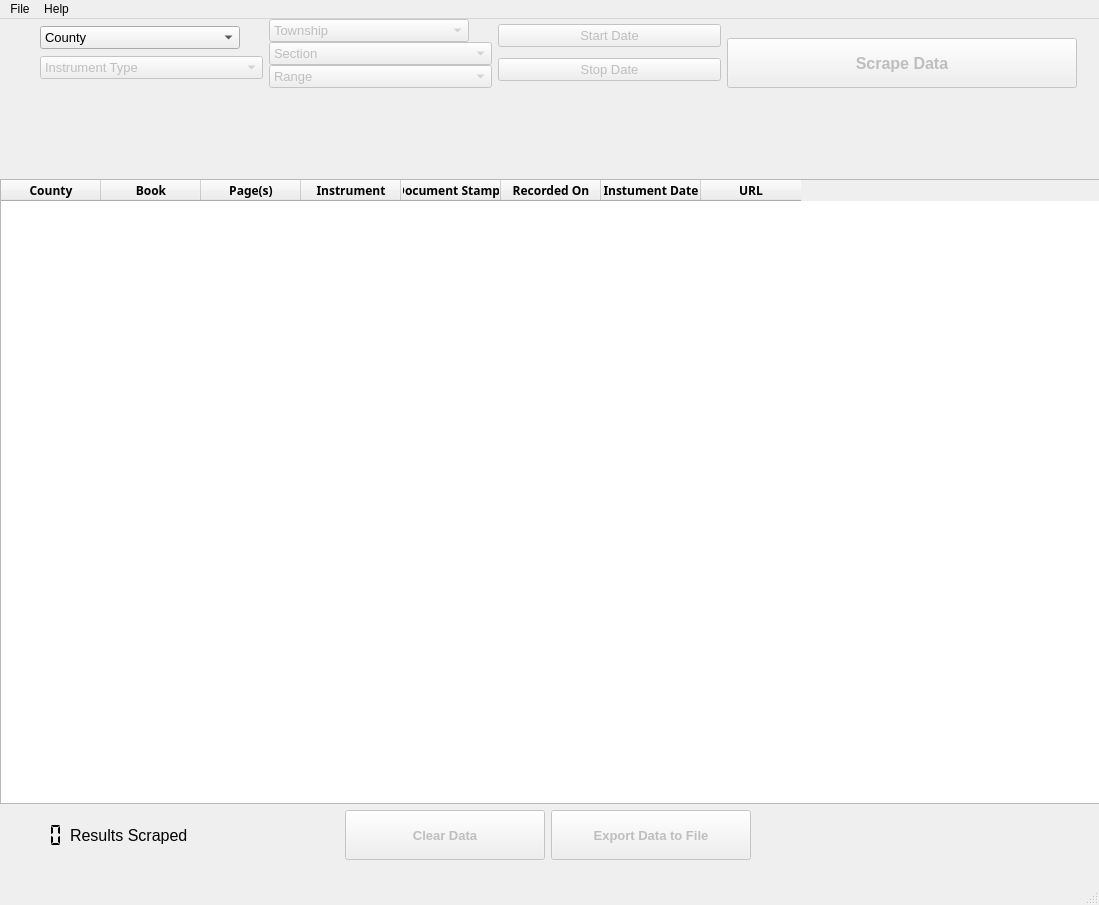
<?xml version="1.0" encoding="UTF-8"?>
<ui version="4.0">
 <class>MainWindow</class>
 <widget class="QMainWindow" name="MainWindow">
  <property name="geometry">
   <rect>
    <x>0</x>
    <y>0</y>
    <width>1099</width>
    <height>905</height>
   </rect>
  </property>
  <property name="windowTitle">
   <string>OKcountyRecords Data Scraper</string>
  </property>
  <property name="windowIcon">
   <iconset>
    <normaloff>../../../.designer/backup/okScraper.ico</normaloff>../../../.designer/backup/okScraper.ico</iconset>
  </property>
  <widget class="QWidget" name="centralwidget">
   <widget class="QWidget" name="verticalLayoutWidget">
    <property name="geometry">
     <rect>
      <x>0</x>
      <y>0</y>
      <width>1117</width>
      <height>841</height>
     </rect>
    </property>
    <layout class="QVBoxLayout" name="verticalLayout">
     <item>
      <layout class="QHBoxLayout" name="horizontalLayout">
       <item>
        <spacer name="horizontalSpacer_4">
         <property name="orientation">
          <enum>Qt::Horizontal</enum>
         </property>
         <property name="sizeType">
          <enum>QSizePolicy::Fixed</enum>
         </property>
         <property name="sizeHint" stdset="0">
          <size>
           <width>40</width>
           <height>20</height>
          </size>
         </property>
        </spacer>
       </item>
       <item>
        <layout class="QVBoxLayout" name="verticalLayout_2">
         <property name="spacing">
          <number>0</number>
         </property>
         <item>
          <widget class="QComboBox" name="countyComboBox">
           <property name="sizePolicy">
            <sizepolicy hsizetype="Fixed" vsizetype="Fixed">
             <horstretch>0</horstretch>
             <verstretch>0</verstretch>
            </sizepolicy>
           </property>
           <property name="minimumSize">
            <size>
             <width>200</width>
             <height>0</height>
            </size>
           </property>
           <property name="font">
            <font>
             <pointsize>10</pointsize>
            </font>
           </property>
           <item>
            <property name="text">
             <string>County</string>
            </property>
           </item>
          </widget>
         </item>
         <item>
          <widget class="QComboBox" name="instrumentComboBox">
           <property name="enabled">
            <bool>false</bool>
           </property>
           <property name="minimumSize">
            <size>
             <width>200</width>
             <height>0</height>
            </size>
           </property>
           <property name="font">
            <font>
             <pointsize>10</pointsize>
            </font>
           </property>
           <item>
            <property name="text">
             <string>Instrument Type</string>
            </property>
           </item>
          </widget>
         </item>
        </layout>
       </item>
       <item>
        <layout class="QVBoxLayout" name="verticalLayout_6">
         <property name="spacing">
          <number>0</number>
         </property>
         <item>
          <widget class="QComboBox" name="townshipComboBox">
           <property name="enabled">
            <bool>false</bool>
           </property>
           <property name="sizePolicy">
            <sizepolicy hsizetype="Fixed" vsizetype="Fixed">
             <horstretch>0</horstretch>
             <verstretch>0</verstretch>
            </sizepolicy>
           </property>
           <property name="minimumSize">
            <size>
             <width>200</width>
             <height>0</height>
            </size>
           </property>
           <property name="font">
            <font>
             <pointsize>10</pointsize>
            </font>
           </property>
           <property name="editable">
            <bool>false</bool>
           </property>
           <item>
            <property name="text">
             <string>Township</string>
            </property>
           </item>
          </widget>
         </item>
         <item>
          <widget class="QComboBox" name="sectionComboBox">
           <property name="enabled">
            <bool>false</bool>
           </property>
           <property name="minimumSize">
            <size>
             <width>100</width>
             <height>0</height>
            </size>
           </property>
           <property name="font">
            <font>
             <pointsize>10</pointsize>
            </font>
           </property>
           <item>
            <property name="text">
             <string>Section</string>
            </property>
           </item>
          </widget>
         </item>
         <item>
          <widget class="QComboBox" name="rangeComboBox">
           <property name="enabled">
            <bool>false</bool>
           </property>
           <property name="minimumSize">
            <size>
             <width>100</width>
             <height>0</height>
            </size>
           </property>
           <property name="font">
            <font>
             <pointsize>10</pointsize>
            </font>
           </property>
           <item>
            <property name="text">
             <string>Range</string>
            </property>
           </item>
          </widget>
         </item>
        </layout>
       </item>
       <item>
        <layout class="QVBoxLayout" name="verticalLayout_9">
         <item>
          <widget class="QPushButton" name="startDateButton">
           <property name="enabled">
            <bool>false</bool>
           </property>
           <property name="minimumSize">
            <size>
             <width>200</width>
             <height>0</height>
            </size>
           </property>
           <property name="font">
            <font>
             <pointsize>10</pointsize>
            </font>
           </property>
           <property name="text">
            <string>Start Date</string>
           </property>
          </widget>
         </item>
         <item>
          <widget class="QPushButton" name="stopDateButton">
           <property name="enabled">
            <bool>false</bool>
           </property>
           <property name="minimumSize">
            <size>
             <width>200</width>
             <height>0</height>
            </size>
           </property>
           <property name="font">
            <font>
             <pointsize>10</pointsize>
            </font>
           </property>
           <property name="text">
            <string>Stop Date</string>
           </property>
          </widget>
         </item>
        </layout>
       </item>
       <item>
        <layout class="QVBoxLayout" name="verticalLayout_4">
         <property name="spacing">
          <number>0</number>
         </property>
         <item alignment="Qt::AlignRight">
          <widget class="QLabel" name="label_2">
           <property name="sizePolicy">
            <sizepolicy hsizetype="Fixed" vsizetype="Preferred">
             <horstretch>0</horstretch>
             <verstretch>0</verstretch>
            </sizepolicy>
           </property>
           <property name="minimumSize">
            <size>
             <width>300</width>
             <height>0</height>
            </size>
           </property>
           <property name="text">
            <string/>
           </property>
           <property name="pixmap">
            <pixmap>../../../.designer/backup/images/OK.png</pixmap>
           </property>
          </widget>
         </item>
         <item alignment="Qt::AlignRight">
          <widget class="QPushButton" name="scrapeButton">
           <property name="enabled">
            <bool>false</bool>
           </property>
           <property name="sizePolicy">
            <sizepolicy hsizetype="Expanding" vsizetype="Fixed">
             <horstretch>0</horstretch>
             <verstretch>0</verstretch>
            </sizepolicy>
           </property>
           <property name="minimumSize">
            <size>
             <width>350</width>
             <height>50</height>
            </size>
           </property>
           <property name="font">
            <font>
             <pointsize>12</pointsize>
             <weight>75</weight>
             <bold>true</bold>
            </font>
           </property>
           <property name="text">
            <string>Scrape Data</string>
           </property>
          </widget>
         </item>
        </layout>
       </item>
       <item>
        <spacer name="horizontalSpacer_3">
         <property name="orientation">
          <enum>Qt::Horizontal</enum>
         </property>
         <property name="sizeType">
          <enum>QSizePolicy::Fixed</enum>
         </property>
         <property name="sizeHint" stdset="0">
          <size>
           <width>40</width>
           <height>20</height>
          </size>
         </property>
        </spacer>
       </item>
      </layout>
     </item>
     <item>
      <spacer name="verticalSpacer">
       <property name="orientation">
        <enum>Qt::Vertical</enum>
       </property>
       <property name="sizeHint" stdset="0">
        <size>
         <width>20</width>
         <height>40</height>
        </size>
       </property>
      </spacer>
     </item>
     <item>
      <widget class="QTableWidget" name="dataTable">
       <property name="sizePolicy">
        <sizepolicy hsizetype="Preferred" vsizetype="Fixed">
         <horstretch>0</horstretch>
         <verstretch>0</verstretch>
        </sizepolicy>
       </property>
       <property name="minimumSize">
        <size>
         <width>0</width>
         <height>625</height>
        </size>
       </property>
       <property name="acceptDrops">
        <bool>false</bool>
       </property>
       <property name="toolTipDuration">
        <number>-8</number>
       </property>
       <column>
        <property name="text">
         <string notr="true">County</string>
        </property>
        <property name="toolTip">
         <string notr="true"/>
        </property>
        <property name="whatsThis">
         <string notr="true"/>
        </property>
        <property name="font">
         <font>
          <family>Arial Black</family>
          <pointsize>9</pointsize>
          <weight>75</weight>
          <bold>true</bold>
          <underline>false</underline>
         </font>
        </property>
        <property name="textAlignment">
         <set>AlignCenter</set>
        </property>
        <property name="background">
         <color>
          <red>209</red>
          <green>209</green>
          <blue>209</blue>
         </color>
        </property>
       </column>
       <column>
        <property name="text">
         <string>Book</string>
        </property>
        <property name="font">
         <font>
          <family>Arial Black</family>
          <weight>75</weight>
          <bold>true</bold>
         </font>
        </property>
        <property name="textAlignment">
         <set>AlignCenter</set>
        </property>
        <property name="background">
         <color>
          <red>209</red>
          <green>209</green>
          <blue>209</blue>
         </color>
        </property>
       </column>
       <column>
        <property name="text">
         <string>Page(s)</string>
        </property>
        <property name="font">
         <font>
          <family>Arial Black</family>
          <weight>75</weight>
          <bold>true</bold>
         </font>
        </property>
        <property name="textAlignment">
         <set>AlignCenter</set>
        </property>
        <property name="background">
         <color>
          <red>209</red>
          <green>209</green>
          <blue>209</blue>
         </color>
        </property>
       </column>
       <column>
        <property name="text">
         <string>Instrument</string>
        </property>
        <property name="font">
         <font>
          <family>Arial Black</family>
          <weight>75</weight>
          <bold>true</bold>
         </font>
        </property>
        <property name="textAlignment">
         <set>AlignCenter</set>
        </property>
        <property name="background">
         <color>
          <red>209</red>
          <green>209</green>
          <blue>209</blue>
         </color>
        </property>
       </column>
       <column>
        <property name="text">
         <string>Document Stamps</string>
        </property>
        <property name="font">
         <font>
          <family>Arial Black</family>
          <weight>75</weight>
          <bold>true</bold>
         </font>
        </property>
        <property name="textAlignment">
         <set>AlignCenter</set>
        </property>
        <property name="background">
         <color>
          <red>209</red>
          <green>209</green>
          <blue>209</blue>
         </color>
        </property>
       </column>
       <column>
        <property name="text">
         <string>Recorded On</string>
        </property>
        <property name="font">
         <font>
          <family>Arial Black</family>
          <weight>75</weight>
          <bold>true</bold>
         </font>
        </property>
        <property name="textAlignment">
         <set>AlignCenter</set>
        </property>
        <property name="background">
         <color>
          <red>209</red>
          <green>209</green>
          <blue>209</blue>
         </color>
        </property>
       </column>
       <column>
        <property name="text">
         <string>Instument Date</string>
        </property>
        <property name="font">
         <font>
          <family>Arial Black</family>
          <weight>75</weight>
          <bold>true</bold>
         </font>
        </property>
        <property name="textAlignment">
         <set>AlignCenter</set>
        </property>
        <property name="background">
         <color>
          <red>209</red>
          <green>209</green>
          <blue>209</blue>
         </color>
        </property>
       </column>
       <column>
        <property name="text">
         <string>URL</string>
        </property>
        <property name="font">
         <font>
          <family>Arial Black</family>
          <weight>75</weight>
          <bold>true</bold>
         </font>
        </property>
        <property name="textAlignment">
         <set>AlignCenter</set>
        </property>
        <property name="background">
         <color>
          <red>209</red>
          <green>209</green>
          <blue>209</blue>
         </color>
        </property>
       </column>
      </widget>
     </item>
     <item>
      <layout class="QHBoxLayout" name="horizontalLayout_2">
       <item>
        <widget class="QLCDNumber" name="rowCounter">
         <property name="font">
          <font>
           <weight>50</weight>
           <italic>false</italic>
           <bold>false</bold>
          </font>
         </property>
         <property name="frameShape">
          <enum>QFrame::NoFrame</enum>
         </property>
         <property name="frameShadow">
          <enum>QFrame::Plain</enum>
         </property>
         <property name="lineWidth">
          <number>2</number>
         </property>
         <property name="smallDecimalPoint">
          <bool>false</bool>
         </property>
         <property name="mode">
          <enum>QLCDNumber::Dec</enum>
         </property>
         <property name="segmentStyle">
          <enum>QLCDNumber::Flat</enum>
         </property>
        </widget>
       </item>
       <item>
        <widget class="QLabel" name="label">
         <property name="font">
          <font>
           <pointsize>12</pointsize>
          </font>
         </property>
         <property name="text">
          <string>Results Scraped</string>
         </property>
        </widget>
       </item>
       <item>
        <spacer name="horizontalSpacer_6">
         <property name="orientation">
          <enum>Qt::Horizontal</enum>
         </property>
         <property name="sizeHint" stdset="0">
          <size>
           <width>40</width>
           <height>20</height>
          </size>
         </property>
        </spacer>
       </item>
       <item>
        <widget class="QPushButton" name="clearButton">
         <property name="enabled">
          <bool>false</bool>
         </property>
         <property name="minimumSize">
          <size>
           <width>200</width>
           <height>50</height>
          </size>
         </property>
         <property name="font">
          <font>
           <pointsize>10</pointsize>
           <weight>75</weight>
           <bold>true</bold>
          </font>
         </property>
         <property name="text">
          <string>Clear Data</string>
         </property>
        </widget>
       </item>
       <item>
        <widget class="QPushButton" name="exportButton">
         <property name="enabled">
          <bool>false</bool>
         </property>
         <property name="minimumSize">
          <size>
           <width>200</width>
           <height>50</height>
          </size>
         </property>
         <property name="font">
          <font>
           <pointsize>10</pointsize>
           <weight>75</weight>
           <bold>true</bold>
          </font>
         </property>
         <property name="text">
          <string>Export Data to File</string>
         </property>
        </widget>
       </item>
       <item>
        <spacer name="horizontalSpacer_10">
         <property name="orientation">
          <enum>Qt::Horizontal</enum>
         </property>
         <property name="sizeType">
          <enum>QSizePolicy::Fixed</enum>
         </property>
         <property name="sizeHint" stdset="0">
          <size>
           <width>65</width>
           <height>20</height>
          </size>
         </property>
        </spacer>
       </item>
       <item>
        <spacer name="horizontalSpacer">
         <property name="orientation">
          <enum>Qt::Horizontal</enum>
         </property>
         <property name="sizeHint" stdset="0">
          <size>
           <width>40</width>
           <height>20</height>
          </size>
         </property>
        </spacer>
       </item>
       <item>
        <spacer name="horizontalSpacer_7">
         <property name="orientation">
          <enum>Qt::Horizontal</enum>
         </property>
         <property name="sizeHint" stdset="0">
          <size>
           <width>40</width>
           <height>20</height>
          </size>
         </property>
        </spacer>
       </item>
      </layout>
     </item>
    </layout>
   </widget>
  </widget>
  <widget class="QMenuBar" name="menubar">
   <property name="geometry">
    <rect>
     <x>0</x>
     <y>0</y>
     <width>1099</width>
     <height>26</height>
    </rect>
   </property>
   <widget class="QMenu" name="menuFile">
    <property name="title">
     <string>File</string>
    </property>
    <addaction name="actionExit"/>
   </widget>
   <widget class="QMenu" name="menuTools">
    <property name="title">
     <string>Help</string>
    </property>
    <addaction name="actionContact"/>
    <addaction name="actionManual"/>
   </widget>
   <addaction name="menuFile"/>
   <addaction name="menuTools"/>
  </widget>
  <widget class="QStatusBar" name="statusbar"/>
  <action name="actionExit">
   <property name="text">
    <string>Exit</string>
   </property>
  </action>
  <action name="actionContact">
   <property name="text">
    <string>Contact</string>
   </property>
  </action>
  <action name="actionManual">
   <property name="text">
    <string>Manual</string>
   </property>
  </action>
 </widget>
 <resources/>
 <connections/>
</ui>
